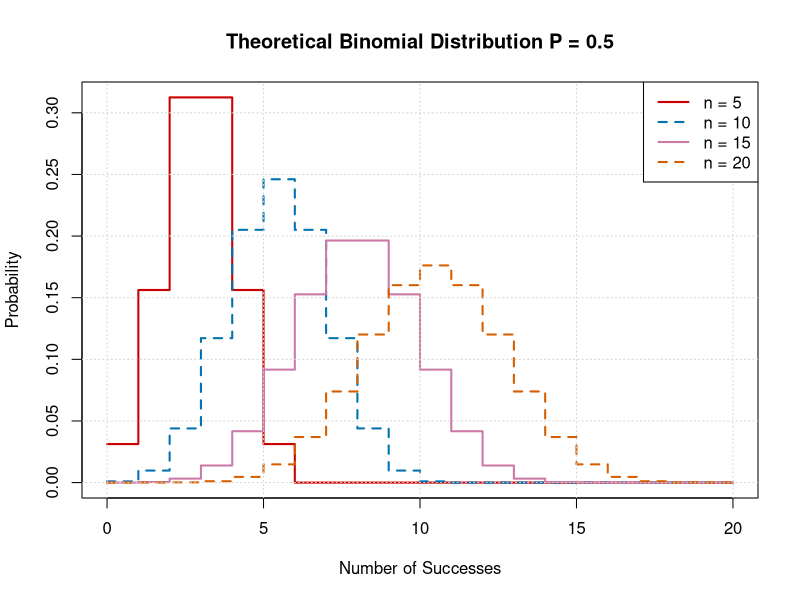
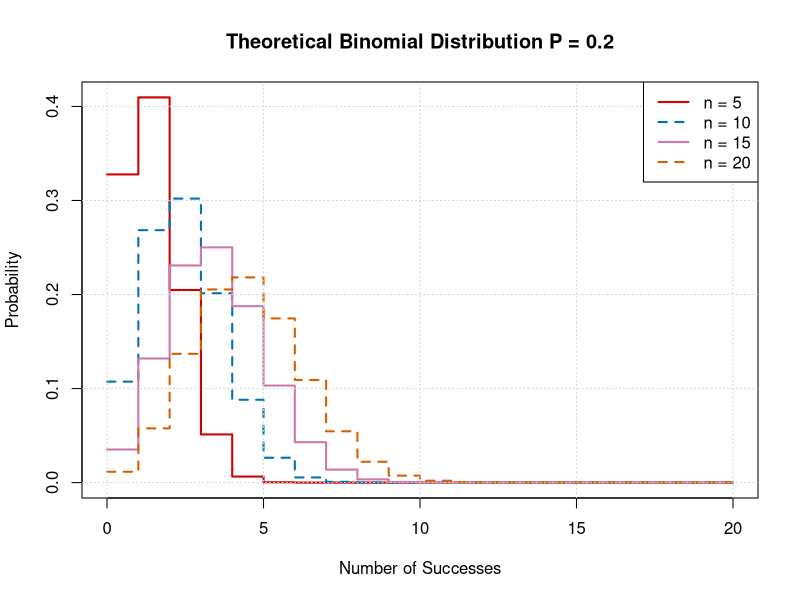
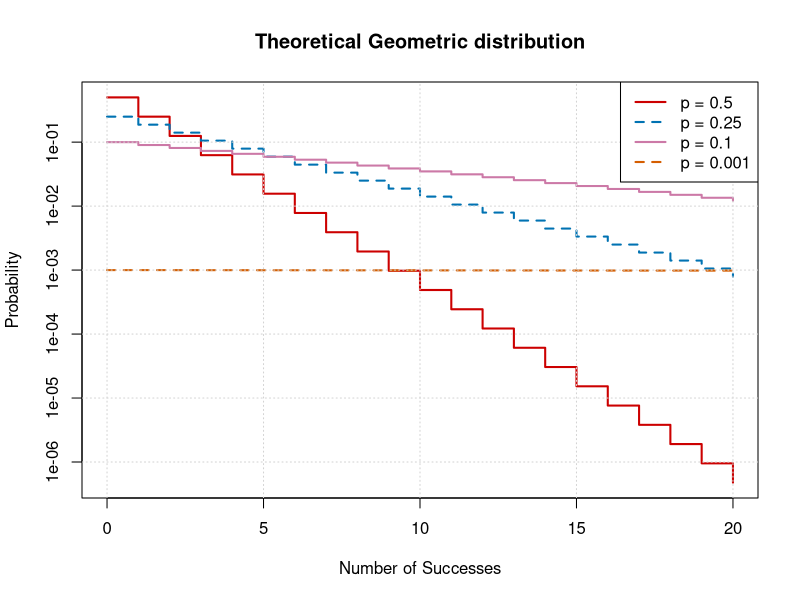

Write the R code that produced these figures, in order.
## ---- chunk 1
color_vector <- c("#CC0000",   # Wine-like color
                  "#0072B2",   # Strong blue
                  "#CC79A7",   # Muted purple
                  "#D55E00",   # Vermilion
                  "#009E73",   # Bluish green
                  "#56B4E9",   # Sky blue
                  "#E69F00")   # Yellow-orange

## ---- chunk 2
# Parameters for the binomial distribution

n <- c(5, 10, 15, 20)  # number of trials
linetype <- 2-(1:length(n))%%2
p <- 1./2. # probability of success

# Generate values for x (number of successes)
x <- 0:20

#define a function to prepare the plots
plot_pdf <- function(N) {dbinom(x, N, p)}
binomial_pdf <- sapply(n, plot_pdf)


# create the first straight line plot
plot(x,binomial_pdf[,1], type = "s", lwd = 2, col = color_vector[1], 
     xlab = "Number of Successes", ylab = "Probability", lty = linetype[1])

# create all the others
for (i in 2:length(n)) {
  lines(x, binomial_pdf[, i], col=color_vector[i], type='s', lwd=2, lty = linetype[i])

}

grid()  # Add grid

# Create legend labels with strings "n = "
legend_labels <- paste("n =", n)
# Add a legend
legend("topright", legend = legend_labels, col = color_vector[1:length(n)], lty = linetype, lwd = 2)
# Add a title
title("Theoretical Binomial Distribution P = 0.5")

## ---- chunk 3
# Parameters for the binomial distribution

n <- c(5, 10, 15, 20)  # number of trials
linetype <- 2-(1:length(n))%%2
p <- 1./5. # probability of success

# Generate values for x (number of successes)
x <- 0:20

#define a function to prepare the plots
plot_pdf <- function(N) {dbinom(x, N, p)}
binomial_pdf <- sapply(n, plot_pdf)


# create the first straight line plot
plot(x,binomial_pdf[,1], type = "s", lwd = 2, col = color_vector[1], 
     xlab = "Number of Successes", ylab = "Probability", lty = linetype[1])

# create all the others
for (i in 2:length(n)) {
  lines(x, binomial_pdf[, i], col=color_vector[i], type='s', lwd=2, lty = linetype[i])

}

grid()  # Add grid

# Create legend labels with strings "n = "
legend_labels <- paste("n =", n)
# Add a legend
legend("topright", legend = legend_labels, col = color_vector[1:length(n)], lty = linetype, lwd = 2)
# Add a title
title("Theoretical Binomial Distribution P = 0.2")

## ---- chunk 4
# Parameters for the binomial distribution

p <- c(1./2., 1/4, 1/10, 10**(-3)) # probability of success
linetype <- 2-(1:length(p))%%2

# Generate values for x (number of successes)
x <- 0:20

#define a function to prepare the plots
plot_pdf <- function(P) {dgeom(x, P)}
binomial_pdf <- sapply(p, plot_pdf)


# create the first straight line plot
plot(x,binomial_pdf[,1], type = "s", lwd = 2, col = color_vector[1], 
     xlab = "Number of Successes", ylab = "Probability", lty = linetype[1], log="y")

# create all the others
for (i in 2:length(p)) {
  lines(x, binomial_pdf[, i], col=color_vector[i], type='s', lwd=2, lty = linetype[i])

}

grid()  # Add grid

# Create legend labels with strings "p = "
legend_labels <- paste("p =", p)
# Add a legend
legend("topright", legend = legend_labels, col = color_vector[1:length(p)], lty = linetype, lwd = 2)
# Add a title
title("Theoretical Geometric distribution")

